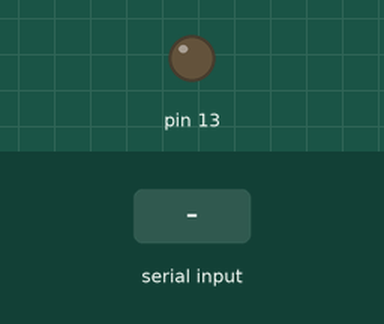
This sketch was run on a simulated Arduino Uno, built for the host (arithmetic inside an expression is 32-bit, double 64-bit). Shown: output pins drawn as LEDs (lit = HIGH). Inputs (shaded band) come from the test bench. What the sketch prints to the serial monitor is not drawn.

Above: at 1.2 s.
1.3 s: "a" received over Serial
At 3.5 s:
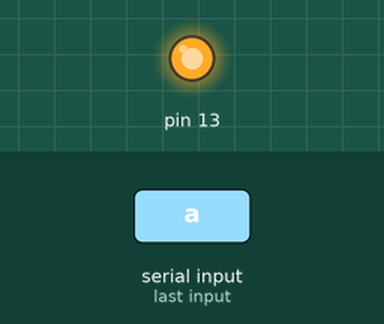
3.8 s: "d" received over Serial
At 5.6 s:
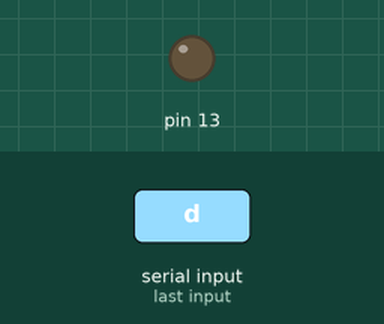
Timing chart, 0 to 7.1 s (numbered marks = the images above; inputs shaded):
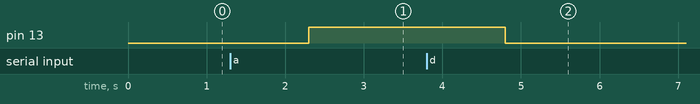

Measured:
- after the input at 1.3 s, pin 13: LOW → HIGH after 1.0 s
- after the input at 3.8 s, pin 13: HIGH → LOW after 1.0 s

The sketch:

1028_fail.ino
```cpp
void setup() {
  Serial.begin(9600);
  pinMode(13,OUTPUT);

}

void loop() {
  if(Serial.available()){
    Serial.write('d');
    String input=Serial.readString();
    if(input=='a'){
      digitalWrite(13,HIGH);
      Serial.write('1');
    }
    if(input=='d'){
      digitalWrite(13,LOW);
      Serial.write('1');
    }
  }
}
```
